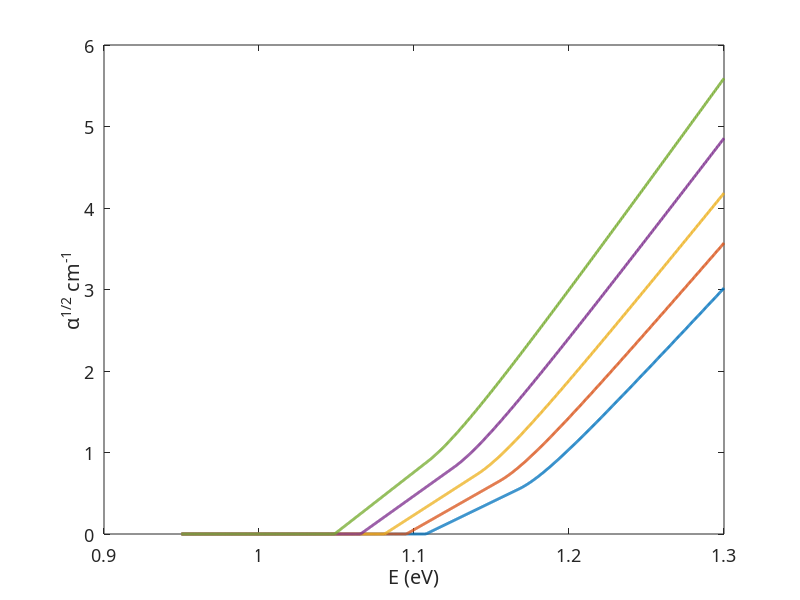

The MATLAB script that drew this image: (Note: this script raises an error after producing the figure.)
clc;
clear;
close all;
format long;
set(0,'DefaultAxesFontName', 'Latex');
set(0,'DefaultAxesFontSize', 13);



%% physical constants
m0=9.11e-31;
q=1.6e-19;
eps0=8.854e-12;
kB   = 1.38e-23;
h=6.624e-34;
hcut=h/(2*pi);
c=3e8;

me      = 0.98*m0;
mh      = 0.16*m0;
mr      = me*mh/(me+mh);

fcv     = 23*q;
fcvf    = fcv/1000;

eps     = 11.9*eps0;
Eg      = 1.12*q;

%% Vashni's law
Eg0     = 1.17; %eV
A       = 7.021e-4;
B       = 1108;

Eg_V    = @(T) (Eg0 - A*T^2/(B + T))*q; %Vashni's law
Ep      = 0.03 * q;     % Typical phonon energy 20-30meV
%% Task 2: Indirect bandgap
Ts      = [250, 300, 350, 400, 450];
% E       = linspace(Eg-0.1*q,Eg+0.2*q,1000);
E       = linspace(0.95*q,1.3*q,1000);

% Direct Allowed transition
figure(3);
for T = Ts
    EgT = Eg_V(T); %From Vashni's law
%     EgT = Eg; %bandgap does not change with temperature
    alpha   = (E>EgT-Ep).*(E - EgT + Ep).^2./(exp(Ep./(kB*T)) - 1) ...
            + (E>EgT+Ep).*(E - EgT - Ep).^2./(1 - exp(-Ep./(kB*T)));

    alpha = (1e40).*alpha;

    plot(E/q, sqrt(alpha),'Linewidth', 2,...
        'DisplayName',sprintf('T = %d K',T));
    hold on;
end
xlabel ('E (eV)');
ylabel('\alpha^{1/2} cm^{-1}');
title(sprintf("Energy-dependent \\alpha^{1/2} for %s",string));
subtitle("Due to phonon emission/absorption");
% xlim([Eg/q-0.1,Eg/q+0.2]);
xlim([0.95,1.3]);
grid on;
legend('Box','off');
